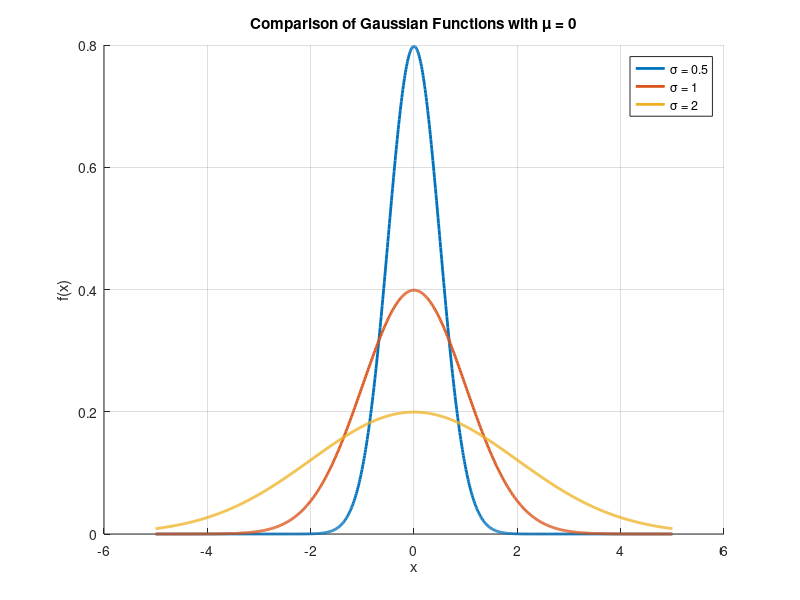

MATLAB code to generate this figure:
% Code for generating a gaussian bell curve using linspace for generating random variable.

close all;
clear all;
clc;

% Define values for sigma
sigmas = [0.5, 1, 2];    % Standard deviations

% Generate x values using linspace
x = linspace(-5, 5, 1000);

% Plot Gaussian functions with mu = 0 and different sigma values
figure;
hold on;

for i = 1:length(sigmas)
    sigma = sigmas(i);

    % Calculate the Gaussian function values for each x with mu = 0
    y = exp(-0.5 * (x / sigma).^2) / (sigma * sqrt(2 * pi));

    % Plot the Gaussian function
    plot(x, y, 'LineWidth', 2, 'DisplayName', sprintf('\\sigma = %g', sigma));
end

hold off;

% Add labels and legend
title('Comparison of Gaussian Functions with \mu = 0');
xlabel('x');
ylabel('f(x)');
legend('show');
grid on;

